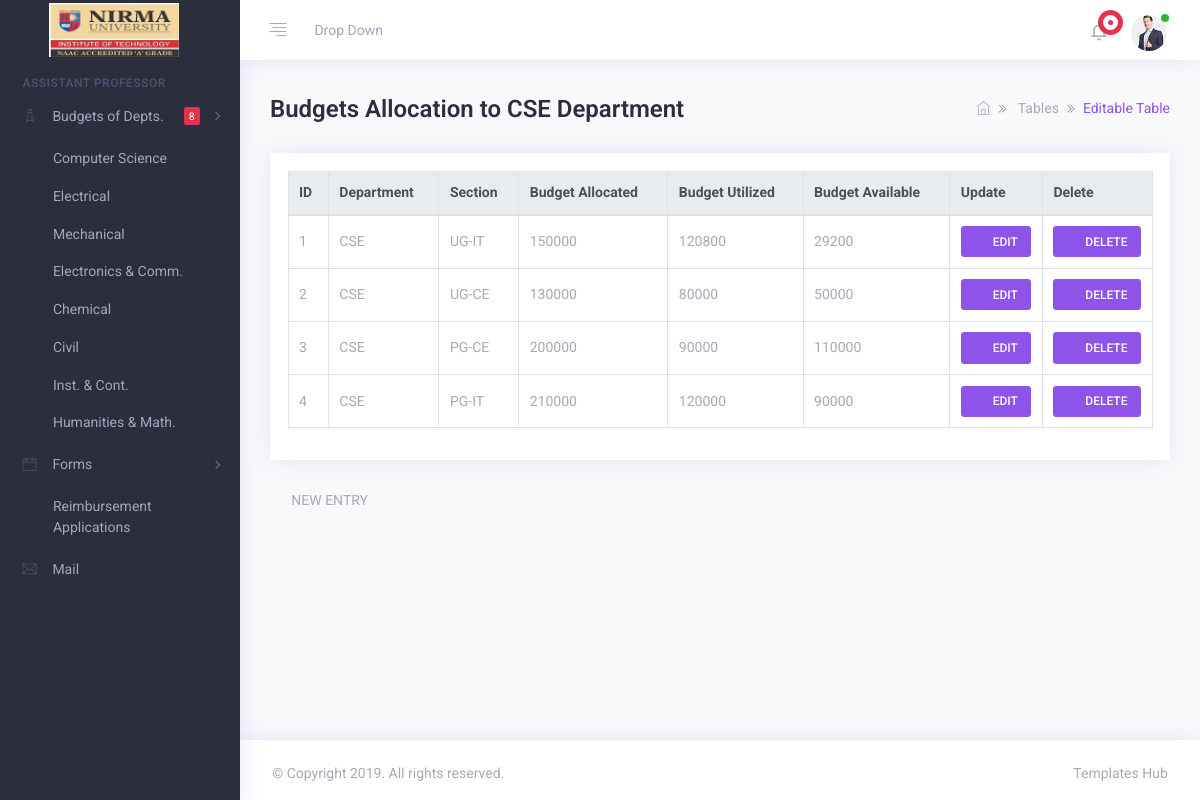
Page /Accounts-Dashboard/budg-manage.php?Department=CSE (signed in) on the committed database.
### tables this page shows
CREATE TABLE `registration` (
  `Email_ID` varchar(50) NOT NULL,
  `Name` varchar(30) NOT NULL,
  `Department` varchar(40) NOT NULL,
  `Section` varchar(20) NOT NULL,
  `Designation` varchar(30) NOT NULL,
  `Password` varchar(15) NOT NULL,
  `Confirm_Pass` varchar(15) NOT NULL,
  `Token` varchar(10) NOT NULL
);

CREATE TABLE `budgets` (
  `ID` int(5) NOT NULL,
  `Department` varchar(20) NOT NULL,
  `Section` varchar(20) NOT NULL,
  `Budget_Allocated` int(20) NOT NULL,
  `Budget_Utilized` int(20) NOT NULL,
  `Budget_Available` int(20) NOT NULL
);

### Accounts-Dashboard/session.php (called while the page is built, shortened)
<?php
include("conn.php");
$user_check=$_SESSION['admin_login'];
$query12=mysqli_query($conn,"select * from registration where Email_ID='$user_check'");
$row12 = mysqli_fetch_assoc($query12);
$logindesg=$row12['Designation'];
?>

### Accounts-Dashboard/budg-manage.php (the view, shortened to what this page needs)
<!DOCTYPE html>
<?php
include("conn.php");
include("session.php");
?>
<html lang="en">
<head>
    <link rel="stylesheet" type="text/css" href="assets/css/vendors.css" />
    <link href="assets/css/style.css" rel="stylesheet" type="text/css" />
</head>
<body>
    <div class="app">
        <div class="app-wrap">
            <header class="app-header top-bar">
                <nav class="navbar navbar-expand-md">
                    <div class="navbar-header d-flex align-items-center">
                        <a class="navbar-brand" href="index.php">
                            <img src="assets/img/nimlogo.png" class="img-fluid logo-desktop" alt="logo" />
                        </a>
                    </div>
                    <div class="collapse navbar-collapse" id="navbarSupportedContent">
                        <div class="navigation d-flex">
                            <ul class="navbar-nav nav-left">
                                <li class="nav-item">
                                    <a href="javascript:void(0)" class="nav-link sidebar-toggle">
                                        <i class="ti ti-align-right"></i>
                                    </a>
                                </li>
                                <li class="nav-item dropdown">
                                    <a href="javascript:void(0)" class="nav-link " id="navbarDropdown1" role="button" data-toggle="dropdown" aria-haspopup="true" aria-expanded="false">Drop Down
                                        <i class="fa fa-angle-down"></i>
                                    </a>
                                </li>
                                <li class="nav-item full-screen d-none d-lg-block" id="btnFullscreen">
                                    <a href="javascript:void(0)" class="nav-link expand">
                                    </a>
                                </li>
                            </ul>
                            <ul class="navbar-nav nav-right ml-auto">
                                <li class="nav-item dropdown">
                                    <a class="nav-link dropdown-toggle" href="javascript:void(0)" id="navbarDropdown3" role="button" data-toggle="dropdown" aria-haspopup="true" aria-expanded="false">
                                        <i class="fe fe-bell"></i>
                                        <span class="notify">
                                                    <span class="blink"></span>
                                        <span class="dot"></span>
                                        </span>
                                    </a>
                                </li>
                                <li class="nav-item dropdown user-profile">
                                    <a href="javascript:void(0)" class="nav-link dropdown-toggle " id="navbarDropdown4" role="button" data-toggle="dropdown" aria-haspopup="true" aria-expanded="false">
                                        <img src="assets/img/avtar/02.jpg" alt="avtar-img">
                                        <span class="bg-success user-status"></span>
                                    </a>
                                </li>
                            </ul>
                        </div>
                    </div>
                </nav>
            </header>
            <div class="app-container">
                <aside class="app-navbar">
                    <div class="sidebar-nav scrollbar scroll_light">
                        <ul class="metismenu " id="sidebarNav">
                            <li class="nav-static-title"><?php echo $logindesg; ?></li>
                            <li>
                                <a class="has-arrow" href="javascript:void(0)" aria-expanded="false">
                                    <i class="nav-icon ti ti-rocket"></i>
                                    <span class="nav-title">Budgets of Depts.</span>
                                    <span class="nav-label label label-danger">8</span>
                                </a>
                                <ul aria-expanded="false">
                                    <li> <a href='budg-manage.php?Department=CSE'>Computer Science</a> </li>
                                    <li> <a href='budg-manage.php?Department=EE'>Electrical</a> </li>
                                    <li> <a href='budg-manage.php?Department=ME'>Mechanical</a> </li>
                                    <li> <a href='budg-manage.php?Department=EC'>Electronics & Comm.</a> </li>
                                    <li> <a href='budg-manage.php?Department=CH'>Chemical</a> </li>
                                    <li> <a href='budg-manage.php?Department=CL'>Civil</a> </li>
                                    <li> <a href='budg-manage.php?Department=IC'>Inst. & Cont.</a> </li>
									<li> <a href='budg-manage.php?Department=HM'>Humanities & Math.</a> </li>
                                </ul>
                            </li>
                            <li><a class="has-arrow" href="javascript:void(0)" aria-expanded="false">
							<i class="nav-icon ti ti-calendar"></i>
							<span class="nav-title">Forms</span></a>
                                <ul aria-expanded="false">
                                    <li> <a href='tada-form.php'>Reimbursement Applications</a> </li>
								</ul>
                            </li>
                            <li><a href="mail-inbox.html" aria-expanded="false"><i class="nav-icon ti ti-email"></i><span class="nav-title">Mail</span></a> </li>
                        </ul>
                    </div>
                </aside>
                <div class="app-main" id="main">
                    <div class="container-fluid">
                        <div class="row">
                            <div class="col-md-12 m-b-30">
                                <div class="d-block d-sm-flex flex-nowrap align-items-center">
                                    <div class="page-title mb-2 mb-sm-0">
                                        <h1>Budgets Allocation to <?php echo $_GET['Department']; ?> Department</h1>
                                    </div>
                                    <div class="ml-auto d-flex align-items-center">
                                        <nav>
                                            <ol class="breadcrumb p-0 m-b-0">
                                                <li class="breadcrumb-item">
                                                    <a href="index.php"><i class="ti ti-home"></i></a>
                                                </li>
                                                <li class="breadcrumb-item">
                                                    Tables
                                                </li>
                                                <li class="breadcrumb-item active text-primary" aria-current="page">Editable Table</li>
                                            </ol>
                                        </nav>
                                    </div>
                                </div>
                            </div>
                        </div>
                        <div class="row editable-wrapper">
                            <div class="col-lg-12 ">
                                <div class="card card-statistics">
                                    <div class="card-body">
                                        <div class="datatable-wrapper table-responsive">
                                            <table id="datatable" class="display compact table table-bordered">
                                                <thead class="thead-light">
                                                    <tr>
														<th>ID</th>
                                                        <th>Department</th>
                                                        <th>Section</th>
                                                        <th>Budget Allocated</th>
                                                        <th>Budget Utilized</th>
														<th>Budget Available</th>
														<th class="tabledit-toolbar-column">Update</th>
														<th class="tabledit-toolbar-column">Delete</th>
                                                    </tr>
                                                </thead>
                                                <tbody>
												<?php
												$id=0;
												$Dept=$_GET["Department"];
												$sql="select * from budgets where Department='$Dept'";
												$result = mysqli_query($conn,$sql);
												while($row = mysqli_fetch_array($result))
												{
												$depart=$row["Department"];
												$section=$row["Section"];
												$Budget_Allocated=$row["Budget_Allocated"];
												$Budget_Utilized=$row["Budget_Utilized"];
												$Budget_Available=$row["Budget_Available"];
												$id=$id+1;
												?>
                                                    <tr>
														<td><?php echo $id; ?></td>
                                                        <td><?php echo $depart; ?></td>
                                                        <td><?php echo $section; ?></td>
                                                        <td><?php echo $Budget_Allocated; ?></td>
                                                        <td><?php echo $Budget_Utilized; ?></td>
														<td><?php echo $Budget_Available; ?></td>
														<td style="white-space: nowrap; width: 1%;">
																<div class="btn-group btn-group-sm">
																	<button type="button" onclick="window.location.href = 'updatedata.php?Action=Update&&Section=<?php echo $section; ?>';" class="tabledit-edit-button btn btn-sm btn-primary">
																	<span class="fa fa-pencil"></span> &nbsp; EDIT
																	</button>
																</div>
														</td>
														<td style="white-space: nowrap; width: 1%;">
																<div class="btn-group btn-group-sm">
																	<button type="button" onclick="window.location.href = 'deletedata.php?Section=<?php echo $section; ?>';" class="tabledit-edit-button btn btn-sm btn-primary">
																	<span class="fa fa-trash"></span> &nbsp; DELETE
																	</button>
																</div>
														</td>
                                                    </tr>
												<?php
												}
												?>
                                                </tbody>
                                            </table>
                                        </div>
                                    </div>
                                </div>
                            </div>
                        </div>
							<a href="updatedata.php?Action=newdata&&Department=<?php echo $Dept; ?>">
								<span class="fa fa-pencil"></span> &nbsp; NEW ENTRY
							</a>
                    </div>
                </div>
            </div>
            <footer class="footer">
                <div class="row">
                    <div class="col-12 col-sm-6 text-center text-sm-left">
                        <p>&copy; Copyright 2019. All rights reserved.</p>
                    </div>
                    <div class="col  col-sm-6 ml-sm-auto text-center text-sm-right">
                        <p><a target="_blank" href="https://www.templateshub.net">Templates Hub</a></p>
                    </div>
                </div>
            </footer>
        </div>
    </div>
</body>
</html>

### rows in the picture
registration: Designation "ASSISTANT PROFESSOR"
budgets: Department "CSE", Section "UG-IT", Budget_Allocated "150000", Budget_Utilized "120800", Budget_Available "29200"
budgets: Department "CSE", Section "UG-CE", Budget_Allocated "130000", Budget_Utilized "80000", Budget_Available "50000"
budgets: Department "CSE", Section "PG-CE", Budget_Allocated "200000", Budget_Utilized "90000", Budget_Available "110000"
budgets: Department "CSE", Section "PG-IT", Budget_Allocated "210000", Budget_Utilized "120000", Budget_Available "90000"

### other values in the picture
$_GET['Department'] "CSE"
